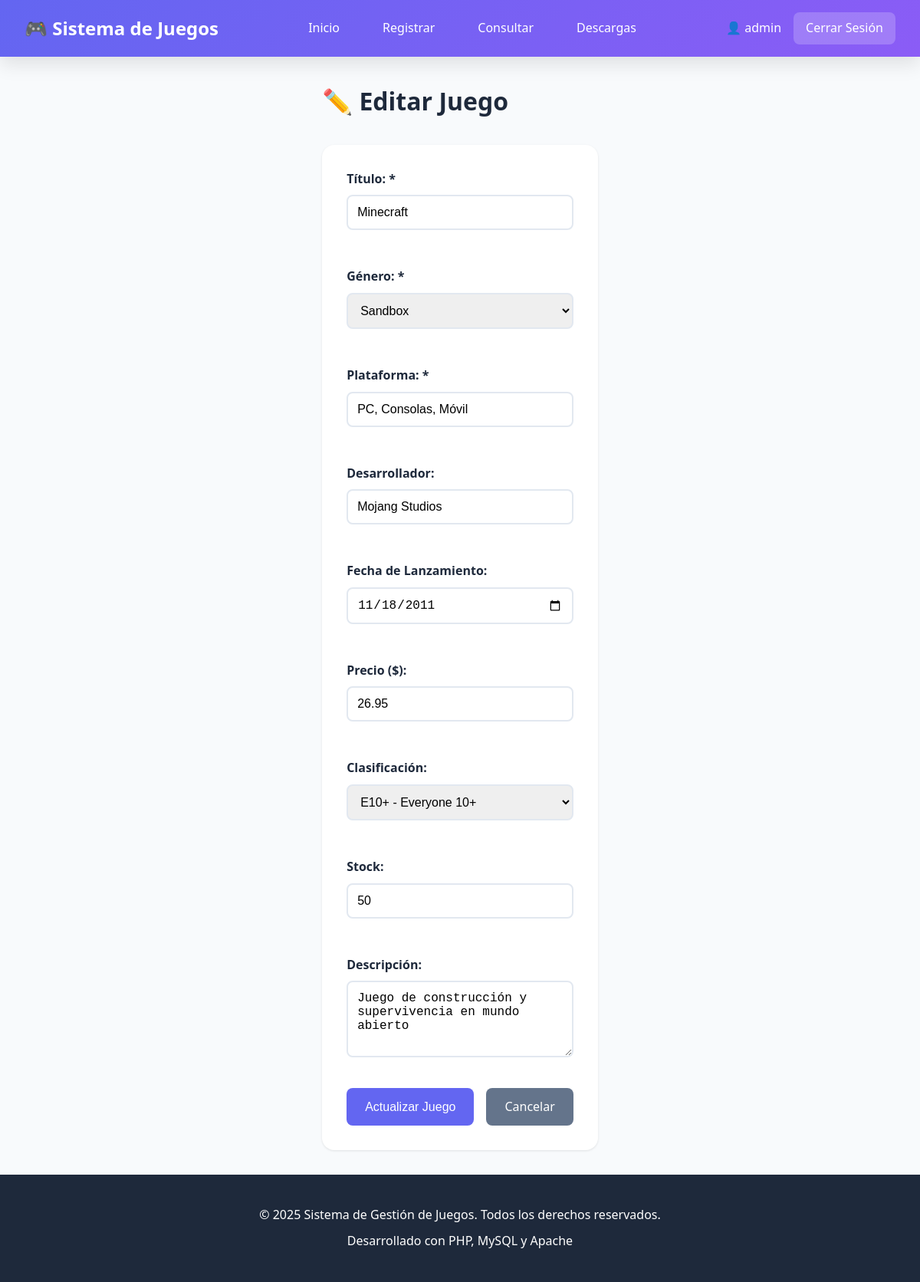
The page /editar.php?id=3 (signed in) on the database its author committed.
### tables this page shows
CREATE TABLE IF NOT EXISTS juegos (
    id_juego INT AUTO_INCREMENT PRIMARY KEY,
    titulo VARCHAR(150) NOT NULL,
    genero VARCHAR(50) NOT NULL,
    plataforma VARCHAR(100) NOT NULL,
    desarrollador VARCHAR(100),
    fecha_lanzamiento DATE,
    precio DECIMAL(10, 2) DEFAULT 0.00,
    clasificacion VARCHAR(10),
    descripcion TEXT,
    stock INT DEFAULT 0,
    imagen_url VARCHAR(255),
    fecha_registro TIMESTAMP DEFAULT CURRENT_TIMESTAMP,
    fecha_actualizacion TIMESTAMP DEFAULT CURRENT_TIMESTAMP ON UPDATE CURRENT_TIMESTAMP,
    INDEX idx_titulo (titulo),
    INDEX idx_genero (genero),
    INDEX idx_plataforma (plataforma)
);

### editar.php (the view, shortened to what this page needs)
<?php
require_once 'config.php';
$id_juego = isset($_GET['id']) ? intval($_GET['id']) : 0;
$sql = "SELECT * FROM juegos WHERE id_juego = ?";
$stmt = $conn->prepare($sql);
$stmt->bind_param("i", $id_juego);
$stmt->execute();
$resultado = $stmt->get_result();
$juego = $resultado->fetch_assoc();
?>
<!DOCTYPE html>
<html lang="es">
<head>
    <link rel="stylesheet" href="css/styles.css">
</head>
<body>
    <?php include 'includes/header.php'; ?>
    <div class="container">
        <h1>✏️ Editar Juego</h1>
        <div class="form-container">
            <form method="POST" action="">
                <div class="form-row">
                    <div class="form-group">
                        <label for="titulo">Título: *</label>
                        <input type="text" id="titulo" name="titulo" value="<?php echo htmlspecialchars($juego['titulo']); ?>" required>
                    </div>
                    <div class="form-group">
                        <label for="genero">Género: *</label>
                        <select id="genero" name="genero" required>
                            <?php
                            $generos = ['Acción', 'Aventura', 'RPG', 'Deportes', 'Shooter', 'Estrategia', 'Simulación', 'Plataformas', 'Sandbox', 'Terror'];
                            foreach ($generos as $gen) {
                                $selected = ($juego['genero'] === $gen) ? 'selected' : '';
                                echo "<option value='$gen' $selected>$gen</option>";
                            }
                            ?>
                        </select>
                    </div>
                </div>
                <div class="form-row">
                    <div class="form-group">
                        <label for="plataforma">Plataforma: *</label>
                        <input type="text" id="plataforma" name="plataforma" value="<?php echo htmlspecialchars($juego['plataforma']); ?>" required>
                    </div>
                    <div class="form-group">
                        <label for="desarrollador">Desarrollador:</label>
                        <input type="text" id="desarrollador" name="desarrollador" value="<?php echo htmlspecialchars($juego['desarrollador']); ?>">
                    </div>
                </div>
                <div class="form-row">
                    <div class="form-group">
                        <label for="fecha_lanzamiento">Fecha de Lanzamiento:</label>
                        <input type="date" id="fecha_lanzamiento" name="fecha_lanzamiento" value="<?php echo $juego['fecha_lanzamiento']; ?>">
                    </div>
                    <div class="form-group">
                        <label for="precio">Precio ($):</label>
                        <input type="number" id="precio" name="precio" step="0.01" min="0" value="<?php echo $juego['precio']; ?>">
                    </div>
                </div>
                <div class="form-row">
                    <div class="form-group">
                        <label for="clasificacion">Clasificación:</label>
                        <select id="clasificacion" name="clasificacion">
                            <?php
                            $clasificaciones = ['E' => 'E - Everyone', 'E10+' => 'E10+ - Everyone 10+', 'T' => 'T - Teen', 'M' => 'M - Mature', 'AO' => 'AO - Adults Only'];
                            foreach ($clasificaciones as $key => $value) {
                                $selected = ($juego['clasificacion'] === $key) ? 'selected' : '';
                                echo "<option value='$key' $selected>$value</option>";
                            }
                            ?>
                        </select>
                    </div>
                    <div class="form-group">
                        <label for="stock">Stock:</label>
                        <input type="number" id="stock" name="stock" min="0" value="<?php echo $juego['stock']; ?>">
                    </div>
                </div>
                <div class="form-group">
                    <label for="descripcion">Descripción:</label>
                    <textarea id="descripcion" name="descripcion" rows="4"><?php echo htmlspecialchars($juego['descripcion']); ?></textarea>
                </div>
                <div class="form-actions">
                    <button type="submit" class="btn btn-primary">Actualizar Juego</button>
                    <a href="consultas.php" class="btn btn-secondary">Cancelar</a>
                </div>
            </form>
        </div>
    </div>
    <?php include 'includes/footer.php'; ?>
</body>
</html>

### css/styles.css (style rules this page uses)
* { margin: 0; padding: 0; box-sizing: border-box; }
:root { --primary-color: #6366f1; --primary-dark: #4f46e5; --secondary-color: #8b5cf6; --success-color: #10b981; --error-color: #ef4444; --warning-color: #f59e0b; --bg-color: #f8fafc; --card-bg: #ffffff; --text-color: #1e293b; --text-light: #64748b; --border-color: #e2e8f0; --shadow: 0 1px 3px rgba(0, 0, 0, 0.1); --shadow-lg: 0 10px 25px rgba(0, 0, 0, 0.1); }
body { font-family: 'Segoe UI', Tahoma, Geneva, Verdana, sans-serif; background-color: var(--bg-color); color: var(--text-color); line-height: 1.6; min-height: 100vh; display: flex; flex-direction: column; }
.container { max-width: 1200px; margin: 2rem auto; padding: 0 2rem; flex: 1; }
.form-container { background: var(--card-bg); padding: 2rem; border-radius: 1rem; box-shadow: var(--shadow); margin-top: 2rem; }
.form-row { display: grid; grid-template-columns: repeat(auto-fit, minmax(250px, 1fr)); gap: 1.5rem; margin-bottom: 1.5rem; }
.form-group { margin-bottom: 1.5rem; }
.form-group label { display: block; margin-bottom: 0.5rem; font-weight: 600; color: var(--text-color); }
.form-group input, .form-group select, .form-group textarea { width: 100%; padding: 0.75rem; border: 2px solid var(--border-color); border-radius: 0.5rem; font-size: 1rem; transition: border-color 0.3s; }
.form-actions { display: flex; gap: 1rem; margin-top: 2rem; }
.btn { padding: 0.75rem 1.5rem; border: none; border-radius: 0.5rem; font-size: 1rem; cursor: pointer; text-decoration: none; display: inline-block; transition: all 0.3s; }
.btn-primary { background: var(--primary-color); color: white; }
.btn-secondary { background: var(--text-light); color: white; }

### rows shown on the page
juegos: titulo "Minecraft", plataforma "PC, Consolas, Móvil", desarrollador "Mojang Studios", fecha_lanzamiento "11/18/2011", precio "26.95", stock "50", descripcion "Juego de construcción y supervivencia en mundo abierto"

### other values the page prints
$_SESSION['nombre_usuario'] "admin"
form field genero "Sandbox"
form field clasificacion "E10+ - Everyone 10+"
